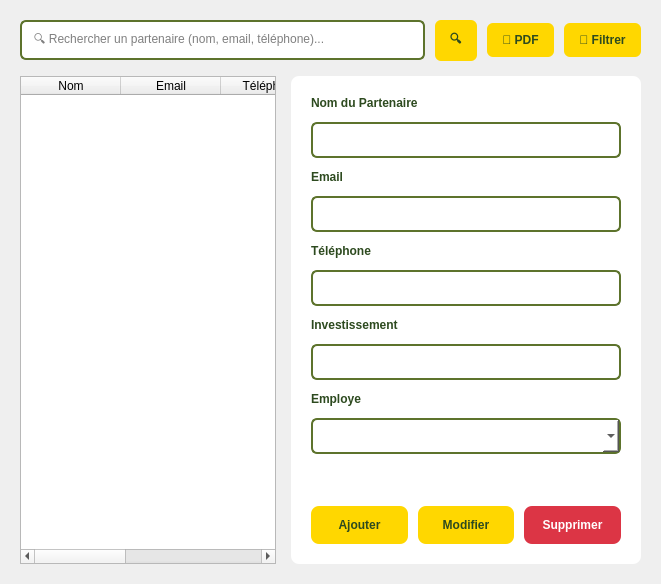
          <widget class="QWidget" name="partnersListTab">
           <attribute name="title">
            <string>Liste des Partenaires</string>
           </attribute>
           <layout class="QVBoxLayout">
            <property name="spacing">
             <number>15</number>
            </property>
            <property name="margin" stdset="0">
             <number>20</number>
            </property>
            <item>
             <layout class="QHBoxLayout">
              <property name="spacing">
               <number>10</number>
              </property>
              <item>
               <widget class="QLineEdit" name="searchpartenaireLineEdit">
                <property name="styleSheet">
                 <string>padding: 10px; border: 2px solid #5d732c; border-radius: 6px;</string>
                </property>
                <property name="placeholderText">
                 <string>🔍 Rechercher un partenaire (nom, email, téléphone)...</string>
                </property>
               </widget>
              </item>
              <item>
               <widget class="QPushButton" name="searchpartenaireButton">
                <property name="styleSheet">
                 <string>background: #ffd700; color: #2d4a1f; border: none; padding: 10px 15px; border-radius: 6px; font-weight: bold;</string>
                </property>
                <property name="text">
                 <string>🔍</string>
                </property>
               </widget>
              </item>
              <item>
               <widget class="QPushButton" name="exportpartenaireButton">
                <property name="styleSheet">
                 <string>background: #ffd700; color: #2d4a1f; border: none; padding: 10px 15px; border-radius: 6px; font-weight: bold;</string>
                </property>
                <property name="text">
                 <string>📄 PDF</string>
                </property>
               </widget>
              </item>
              <item>
               <widget class="QPushButton" name="filterpartenaireButton">
                <property name="styleSheet">
                 <string>background: #ffd700; color: #2d4a1f; border: none; padding: 10px 15px; border-radius: 6px; font-weight: bold;</string>
                </property>
                <property name="text">
                 <string>🔽 Filtrer</string>
                </property>
               </widget>
              </item>
             </layout>
            </item>
            <item>
             <layout class="QHBoxLayout">
              <property name="spacing">
               <number>15</number>
              </property>
              <item>
               <widget class="QTableWidget" name="partnersTable">
                <column>
                 <property name="text">
                  <string>Nom</string>
                 </property>
                </column>
                <column>
                 <property name="text">
                  <string>Email</string>
                 </property>
                </column>
                <column>
                 <property name="text">
                  <string>Téléphone</string>
                 </property>
                </column>
                <column>
                 <property name="text">
                  <string>Type</string>
                 </property>
                </column>
                <column>
                 <property name="text">
                  <string>Statut</string>
                 </property>
                </column>
               </widget>
              </item>
              <item>
               <widget class="QFrame" name="formFramePartenaire">
                <property name="minimumSize">
                 <size>
                  <width>350</width>
                  <height>0</height>
                 </size>
                </property>
                <property name="maximumSize">
                 <size>
                  <width>400</width>
                  <height>16777215</height>
                 </size>
                </property>
                <property name="styleSheet">
                 <string notr="true">background: white; border: 2px solid #ffff; border-radius: 8px;</string>
                </property>
                <layout class="QVBoxLayout">
                 <property name="spacing">
                  <number>12</number>
                 </property>
                 <property name="margin" stdset="0">
                  <number>20</number>
                 </property>
                 <item>
                  <widget class="QLabel" name="nameLabel">
                   <property name="styleSheet">
                    <string>color: #2d4a1f; font-weight: bold;</string>
                   </property>
                   <property name="text">
                    <string>Nom du Partenaire</string>
                   </property>
                  </widget>
                 </item>
                 <item>
                  <widget class="QLineEdit" name="namepartenaireLineEdit">
                   <property name="styleSheet">
                    <string>padding: 8px; border: 2px solid #5d732c; border-radius: 6px;</string>
                   </property>
                  </widget>
                 </item>
                 <item>
                  <widget class="QLabel" name="emailLabel">
                   <property name="styleSheet">
                    <string>color: #2d4a1f; font-weight: bold;</string>
                   </property>
                   <property name="text">
                    <string>Email</string>
                   </property>
                  </widget>
                 </item>
                 <item>
                  <widget class="QLineEdit" name="emailpartenaireLineEdit">
                   <property name="styleSheet">
                    <string>padding: 8px; border: 2px solid #5d732c; border-radius: 6px;</string>
                   </property>
                  </widget>
                 </item>
                 <item>
                  <widget class="QLabel" name="phoneLabel">
                   <property name="styleSheet">
                    <string>color: #2d4a1f; font-weight: bold;</string>
                   </property>
                   <property name="text">
                    <string>Téléphone</string>
                   </property>
                  </widget>
                 </item>
                 <item>
                  <widget class="QLineEdit" name="phonepartenaireLineEdit">
                   <property name="styleSheet">
                    <string>padding: 8px; border: 2px solid #5d732c; border-radius: 6px;</string>
                   </property>
                  </widget>
                 </item>
                 <item>
                  <widget class="QLabel" name="typeLabel">
                   <property name="styleSheet">
                    <string>color: #2d4a1f; font-weight: bold;</string>
                   </property>
                   <property name="text">
                    <string>Investissement</string>
                   </property>
                  </widget>
                 </item>
                 <item>
                  <widget class="QLineEdit" name="investissementpartenaireLineEdit">
                   <property name="styleSheet">
                    <string>padding: 8px; border: 2px solid #5d732c; border-radius: 6px;</string>
                   </property>
                  </widget>
                 </item>
                 <item>
                  <widget class="QLabel" name="statusLabel_2">
                   <property name="styleSheet">
                    <string>color: #2d4a1f; font-weight: bold;</string>
                   </property>
                   <property name="text">
                    <string>Employe</string>
                   </property>
                  </widget>
                 </item>
                 <item>
                  <widget class="QComboBox" name="employeComboBox">
                   <property name="styleSheet">
                    <string>padding: 8px; border: 2px solid #5d732c; border-radius: 6px;</string>
                   </property>
                  </widget>
                 </item>
                 <item>
                  <spacer>
                   <property name="orientation">
                    <enum>Qt::Orientation::Vertical</enum>
                   </property>
                   <property name="sizeHint" stdset="0">
                    <size>
                     <width>0</width>
                     <height>20</height>
                    </size>
                   </property>
                  </spacer>
                 </item>
                 <item>
                  <spacer>
                   <property name="orientation">
                    <enum>Qt::Orientation::Vertical</enum>
                   </property>
                   <property name="sizeHint" stdset="0">
                    <size>
                     <width>0</width>
                     <height>20</height>
                    </size>
                   </property>
                  </spacer>
                 </item>
                 <item>
                  <layout class="QHBoxLayout">
                   <property name="spacing">
                    <number>10</number>
                   </property>
                   <item>
                    <widget class="QPushButton" name="addpartenaireButton">
                     <property name="styleSheet">
                      <string>background: #ffd700; color: #2d4a1f; border: none; padding: 12px; border-radius: 8px; font-weight: bold;</string>
                     </property>
                     <property name="text">
                      <string>Ajouter</string>
                     </property>
                    </widget>
                   </item>
                   <item>
                    <widget class="QPushButton" name="updatepartenaireButton">
                     <property name="styleSheet">
                      <string>background: #ffd700; color: #2d4a1f; border: none; padding: 12px; border-radius: 8px; font-weight: bold;</string>
                     </property>
                     <property name="text">
                      <string>Modifier</string>
                     </property>
                    </widget>
                   </item>
                   <item>
                    <widget class="QPushButton" name="deletepartenaireButton">
                     <property name="styleSheet">
                      <string>background: #dc3545; color: white; border: none; padding: 12px; border-radius: 8px; font-weight: bold;</string>
                     </property>
                     <property name="text">
                      <string>Supprimer</string>
                     </property>
                    </widget>
                   </item>
                  </layout>
                 </item>
                </layout>
               </widget>
              </item>
             </layout>
            </item>
           </layout>
          </widget>
